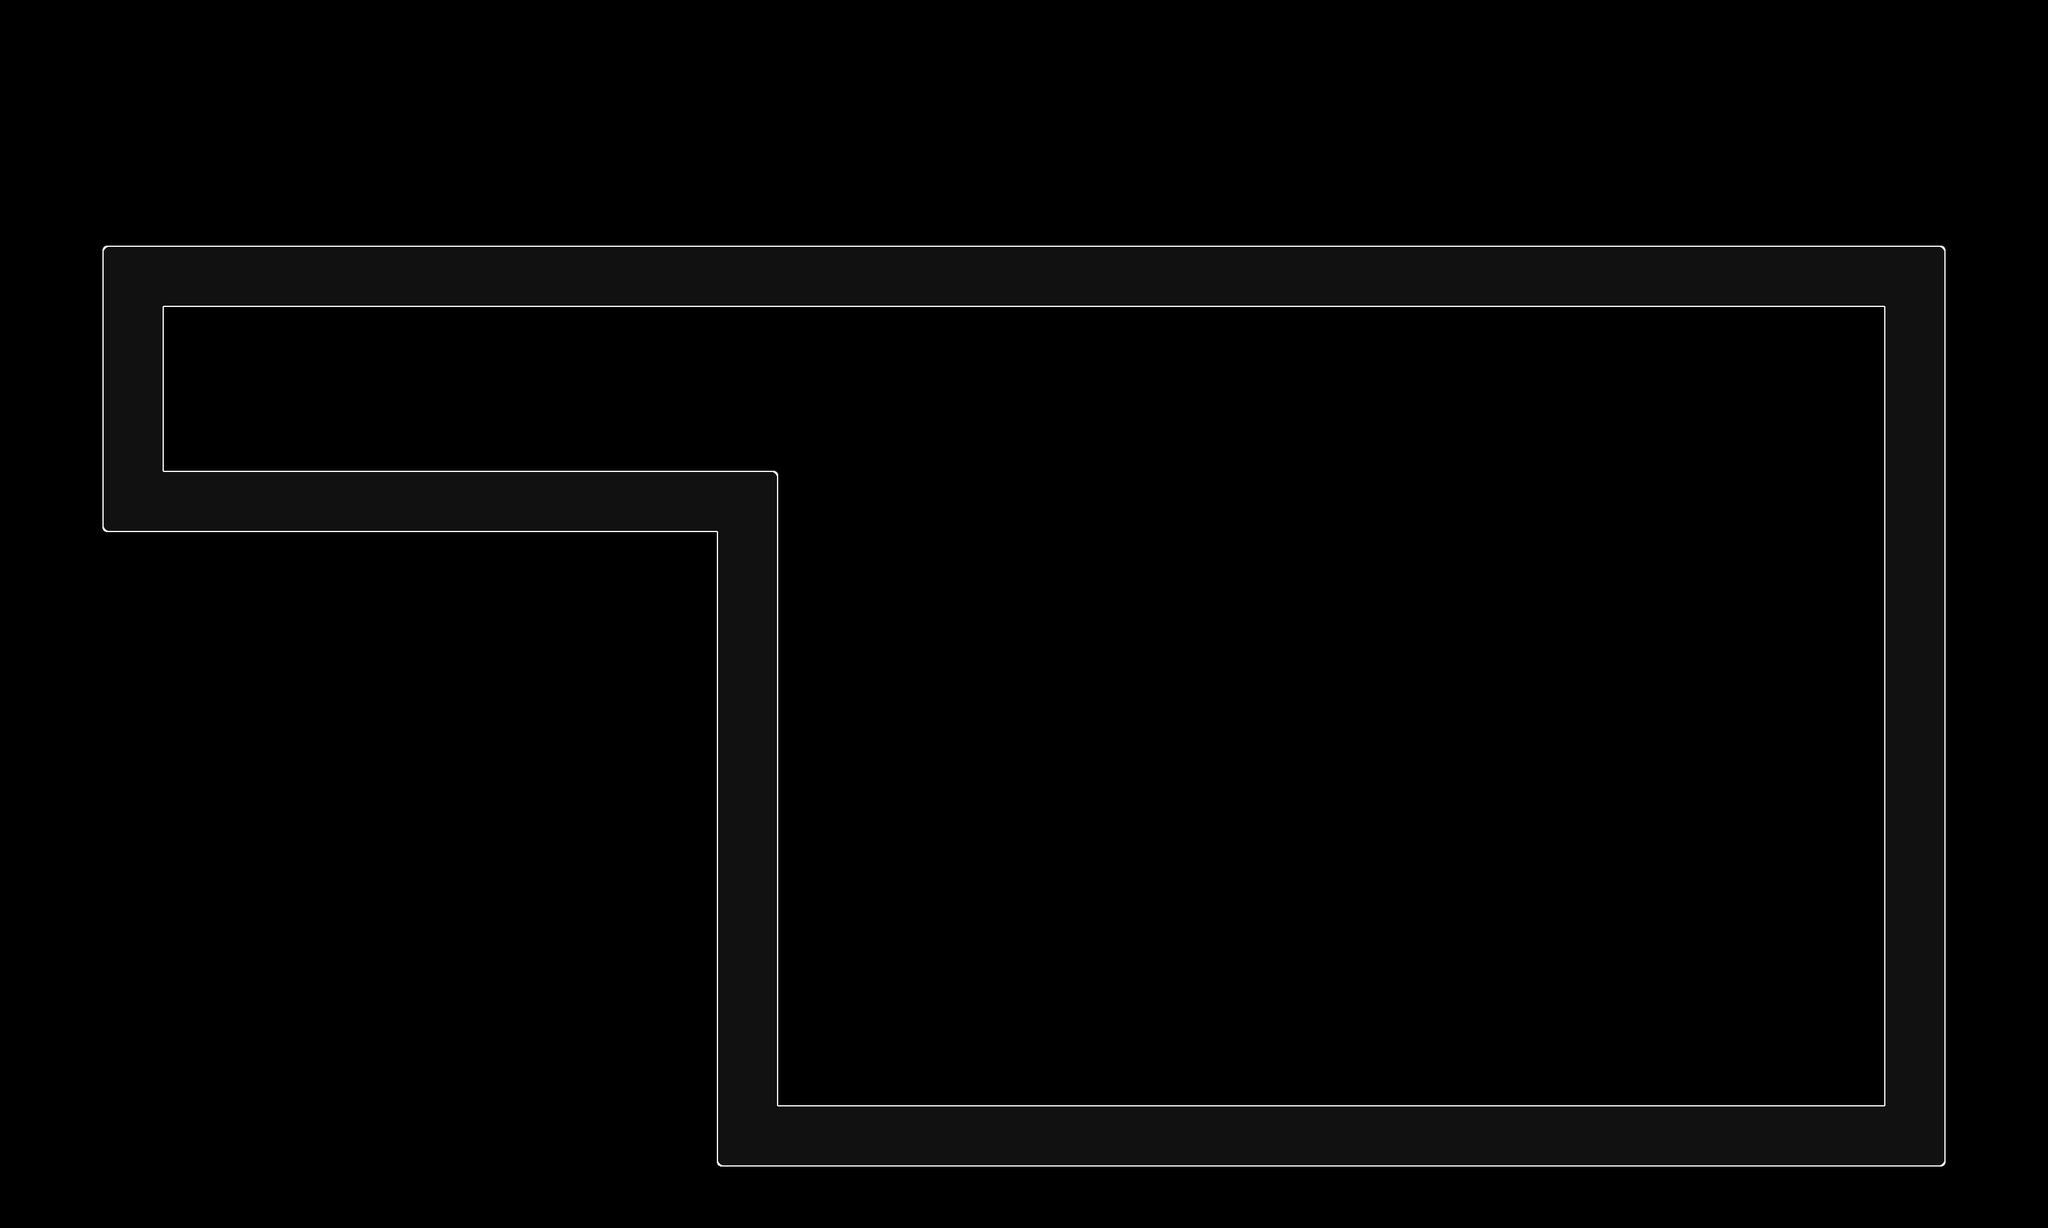

The image is a tile-based game level rendered from a .tmx file. Its description and source (layers, tilesets, objects; grid data summarised) follow:
An orthogonal 100x60 tile map with 32x32 px tiles, 1 tile layer (Tile Layer 1) and 50 objects (16x Dummy, 4x Multitrigger, 4x Bounds, 3x Timer, 2x Platform, ...).

<map version="1.8" tiledversion="1.8.4" orientation="orthogonal" renderorder="right-down" compressionlevel="0" width="100" height="60" tilewidth="32" tileheight="32" infinite="0" nextlayerid="4" nextobjectid="67">
 <properties>
  <property name="customShader" type="bool" value="true" />
  <property name="music" value="BOSS_KAMABOKOYA" />
 </properties>
 <tileset firstgid="1" source="main_0.tsx" />
 <layer id="1" name="Tile Layer 1" width="100" height="60">
  <data>[6000 cells, 774 non-empty, 13 distinct tile ids]</data>
 </layer>
 <objectgroup id="2" name="collision-layer">
  <object id="40" x="256" y="480">
   <polyline points="0,0 0,256 960,256 960,1248 2688,1248 2688,0 0,0" />
  </object>
 </objectgroup>
 <objectgroup id="3" name="event-layer">
  <!-- 49 objects omitted --></objectgroup>
</map>
<!-- 49 of 50 objects omitted -->
